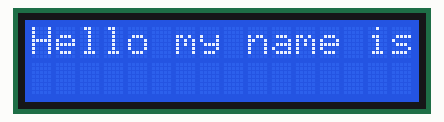
Bench run of a sketch on a simulated Arduino Uno, built with avr-gcc and run on an emulated ATmega328P. Parts: 16×2 character LCD.

Above: at 0.75 s.
At 5.75 s:
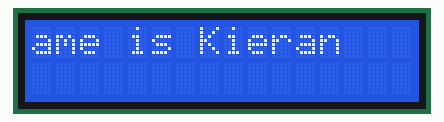
At 10.6 s:
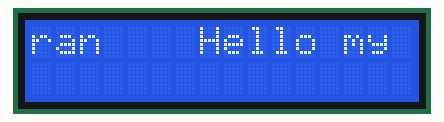
At 20.25 s:
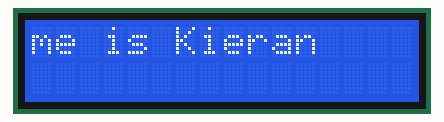
At 30.1 s:
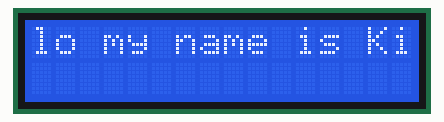
At 39.75 s:
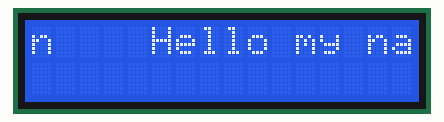

The sketch:

main.ino
```cpp
#include <LiquidCrystal.h>

#define DISPLAY_LEN 16
#define SPLIT_LEN 4

LiquidCrystal lcd(7, 8, 9, 10, 11, 12);

char* toDisplay = NULL;
int len;
int stp = 0;

const char* input = "Hello my name is Kieran";

unsigned long previousMillis = 0;
const long interval = 500;

void setup() {
  lcd.begin(16, 2);

  toDisplay = init(input);
  len = getLen(toDisplay);
}

void loop() {


	unsigned long currentMillis = millis();
	if(currentMillis - previousMillis >= interval){
		previousMillis = currentMillis;

		stepThrough(toDisplay, stp);
		stp++;
		if(stp >= len){
			stp = 0;
		}
	}
}


void stepThrough(const char* toDisplay, int stp) {
  char text[DISPLAY_LEN];
  getStep(text, toDisplay, stp);
  lcd.setCursor(0, 0);
  lcd.print(text);
}

int getLen(const char* str) {
  int len = 0;
  bool done = false;
  while (!done) {
    if (str[len] == '\0') {
      done = true;
    }
    len++;
  }
  return len;
}

void getStep(char* text, const char* toDisplay, int stp) {
  const char* first = &toDisplay[stp];
  bool done = false;
  int count = 0;
  int countb;

  while (!done) {
    if (first[count] == '\0' || count >= DISPLAY_LEN) {
      done = true;
      continue;
    }
    text[count] = first[count];
    count++;
  }
  done = false;
  countb = count;

  while (!done) {
    if (countb >= DISPLAY_LEN - 1) {
      done = true;
    }
    text[countb] = toDisplay[countb - count];
    countb++;
  }
  text[16] = '\0';
}

char* init(const char* input) {
  int len = getLen(input);

  char* toDisplay = new char[len + SPLIT_LEN];

  for (int i = 0; i < len + SPLIT_LEN - 1; i++) {
    if (i < len - 1) {
      toDisplay[i] = input[i];
    } else {
      toDisplay[i] = ' ';
    }
  }
  toDisplay[len + SPLIT_LEN - 1] = '\0';

  return toDisplay;
}
```

Measured:
- what the display in image 0 shows lasts 0.5 s, from 0.5 s to 1.0 s
